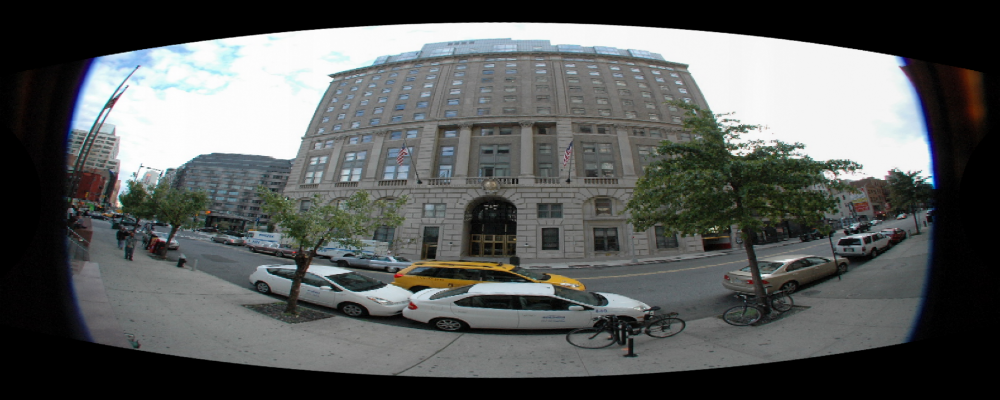
#> input picture _spherical_bilinear_test.png, 1000 x 400 px
$ python panoramik_duz.py --input _spherical_bilinear_test.png
#> lines starting #> are read from the running program, lines starting #| are printed output that depends on the picture; after the words box and inside, x2 and y2 are one past the last pixel; in counts of white or black regions, pixels touching at a corner belong together
import argparse
import os
import numpy as np
from PIL import Image


def sample_bilinear(img, x, y):
    h, w = img.shape[:2]
    x0 = np.floor(x).astype(np.int32)
    y0 = np.floor(y).astype(np.int32)
    x1 = x0 + 1
    y1 = y0 + 1

    x0 = np.clip(x0, 0, w - 1)
    x1 = np.clip(x1, 0, w - 1)
    y0 = np.clip(y0, 0, h - 1)
    y1 = np.clip(y1, 0, h - 1)

    wa = (x1 - x) * (y1 - y)
    wb = (x - x0) * (y1 - y)
    wc = (x1 - x) * (y - y0)
    wd = (x - x0) * (y - y0)

    ia = img[y0, x0]
    ib = img[y0, x1]
    ic = img[y1, x0]
    id_ = img[y1, x1]

    return (ia * wa[..., None] + ib * wb[..., None] + ic * wc[..., None] + id_ * wd[..., None]).astype(np.uint8)


def _active_bbox(mask):
    ys, xs = np.where(mask)
    if ys.size == 0:
        return None
    return int(xs.min()), int(ys.min()), int(xs.max()), int(ys.max())


def _crop_square_around_active(img, threshold=8):
    gray = img.mean(axis=2)
    mask = gray > threshold
    bbox = _active_bbox(mask)
    if bbox is None:
        return img

    x0, y0, x1, y1 = bbox
    cx = 0.5 * (x0 + x1)
    cy = 0.5 * (y0 + y1)
    side = int(max(x1 - x0 + 1, y1 - y0 + 1))
    side = max(side, 32)

    half = side * 0.5
    sx0 = int(np.floor(cx - half))
    sy0 = int(np.floor(cy - half))
    sx1 = sx0 + side
    sy1 = sy0 + side

    h, w = img.shape[:2]
    cx0 = max(sx0, 0)
    cy0 = max(sy0, 0)
    cx1 = min(sx1, w)
    cy1 = min(sy1, h)
    crop = img[cy0:cy1, cx0:cx1]

    if crop.shape[0] == side and crop.shape[1] == side:
        return crop

    out = np.zeros((side, side, 3), dtype=img.dtype)
    oy = max(0, -sy0)
    ox = max(0, -sx0)
    out[oy:oy + crop.shape[0], ox:ox + crop.shape[1]] = crop
    return out


def select_single_fisheye_lens(img, lens_mode="auto"):
    h, w = img.shape[:2]
    mode = lens_mode.lower()
    gray = img.mean(axis=2)
    mask = gray > 8

    if mode == "auto":
        if w >= 1.7 * h:
            left_score = mask[:, : w // 2].sum()
            right_score = mask[:, w // 2 :].sum()
            mode = "left" if left_score >= right_score else "right"
        elif h >= 1.7 * w:
            top_score = mask[: h // 2, :].sum()
            bottom_score = mask[h // 2 :, :].sum()
            mode = "top" if top_score >= bottom_score else "bottom"
        else:
            mode = "full"

    if mode == "full":
        return _crop_square_around_active(img), mode
    if mode == "left":
        return _crop_square_around_active(img[:, : w // 2]), mode
    if mode == "right":
        return _crop_square_around_active(img[:, w // 2 :]), mode
    if mode == "top":
        return _crop_square_around_active(img[: h // 2, :]), mode
    if mode == "bottom":
        return _crop_square_around_active(img[h // 2 :, :]), mode
    raise ValueError("lens mode geçersiz. full/left/right/top/bottom/auto kullan.")


def virtual_view_from_fisheye(
    fish_img,
    out_w=640,
    out_h=640,
    view_yaw_deg=0.0,
    view_pitch_deg=0.0,
    rect_fov_deg=90.0,
    fish_fov_deg=180.0,
):
    hs, ws = fish_img.shape[:2]
    cx_src = ws * 0.5
    cy_src = hs * 0.5
    radius_src = min(hs, ws) * 0.5

    rect_fov = np.deg2rad(rect_fov_deg)
    fish_fov = np.deg2rad(fish_fov_deg)
    theta_max = fish_fov * 0.5

    fx = (out_w * 0.5) / np.tan(rect_fov * 0.5)
    fy = fx
    cx = out_w * 0.5
    cy = out_h * 0.5

    u, v = np.meshgrid(np.arange(out_w), np.arange(out_h))
    x = (u - cx) / fx
    y = (v - cy) / fy
    z = np.ones_like(x)

    norm = np.sqrt(x * x + y * y + z * z)
    x /= norm
    y /= norm
    z /= norm

    yaw = np.deg2rad(view_yaw_deg)
    pitch = np.deg2rad(view_pitch_deg)

    cos_y, sin_y = np.cos(yaw), np.sin(yaw)
    cos_p, sin_p = np.cos(pitch), np.sin(pitch)

    x1 = cos_y * x + sin_y * z
    y1 = y
    z1 = -sin_y * x + cos_y * z

    x2 = x1
    y2 = cos_p * y1 - sin_p * z1
    z2 = sin_p * y1 + cos_p * z1

    theta = np.arccos(np.clip(z2, -1.0, 1.0))
    alpha = np.arctan2(y2, x2)
    r = (theta / theta_max) * radius_src

    xs = cx_src + r * np.cos(alpha)
    ys = cy_src + r * np.sin(alpha)

    valid = (theta <= theta_max)
    valid &= (xs >= 0) & (xs < ws - 1) & (ys >= 0) & (ys < hs - 1)

    out = np.zeros((out_h, out_w, 3), dtype=np.uint8)
    out[valid] = sample_bilinear(fish_img, xs[valid], ys[valid])
    return out, valid


def _panel_blend_weights(panel_w, overlap_px, is_first, is_last):
    weights = np.ones(panel_w, dtype=np.float32)
    if overlap_px > 0 and not is_first:
        weights[:overlap_px] = np.linspace(0.0, 1.0, overlap_px, dtype=np.float32)
    if overlap_px > 0 and not is_last:
        weights[-overlap_px:] = np.linspace(1.0, 0.0, overlap_px, dtype=np.float32)
    return weights


def multi_rectilinear_panorama(
    fish_img,
    out_w=2200,
    out_h=900,
    fish_fov_deg=180.0,
    pano_span_deg=160.0,
    pitch_deg=0.0,
    panel_count=6,
    overlap=0.35,
    panel_fov_deg=0.0,
    save_panels_dir=None,
):
    if panel_count < 2:
        raise ValueError("panel_count en az 2 olmalı.")
    if not (0.05 <= overlap < 0.8):
        raise ValueError("overlap 0.05 ile 0.8 arasında olmalı.")

    if panel_fov_deg <= 0:
        panel_fov_deg = pano_span_deg / (1.0 + (panel_count - 1) * (1.0 - overlap))

    step_yaw = panel_fov_deg * (1.0 - overlap)
    start_yaw = -0.5 * pano_span_deg + 0.5 * panel_fov_deg
    yaw_centers = [start_yaw + i * step_yaw for i in range(panel_count)]

    panel_w = int(round(out_w / (panel_count - (panel_count - 1) * overlap)))
    panel_w = max(panel_w, 64)
    overlap_px = int(round(panel_w * overlap))
    stride_px = panel_w - overlap_px
    stitched_w = panel_w + (panel_count - 1) * stride_px

    accum = np.zeros((out_h, stitched_w, 3), dtype=np.float32)
    wsum = np.zeros((out_h, stitched_w), dtype=np.float32)

    if save_panels_dir:
        os.makedirs(save_panels_dir, exist_ok=True)

    for i, yaw in enumerate(yaw_centers):
        panel, panel_valid = virtual_view_from_fisheye(
            fish_img,
            out_w=panel_w,
            out_h=out_h,
            view_yaw_deg=yaw,
            view_pitch_deg=pitch_deg,
            rect_fov_deg=panel_fov_deg,
            fish_fov_deg=fish_fov_deg,
        )

        if save_panels_dir:
            panel_path = os.path.join(save_panels_dir, f"panel_{i:02d}_yaw_{yaw:+.1f}.png")
            Image.fromarray(panel).save(panel_path)

        x0 = i * stride_px
        x1 = x0 + panel_w
        w1d = _panel_blend_weights(panel_w, overlap_px, i == 0, i == panel_count - 1)
        w2d = np.tile(w1d, (out_h, 1))
        w2d *= panel_valid.astype(np.float32)

        accum[:, x0:x1] += panel.astype(np.float32) * w2d[..., None]
        wsum[:, x0:x1] += w2d

    stitched = np.zeros_like(accum, dtype=np.uint8)
    valid = wsum > 1e-6
    stitched[valid] = (accum[valid] / wsum[valid, None]).astype(np.uint8)

    if stitched_w != out_w:
        start = max((stitched_w - out_w) // 2, 0)
        stitched = stitched[:, start:start + out_w]

    coverage_ratio = float((wsum > 1e-6).mean())
    return stitched, yaw_centers, panel_fov_deg, coverage_ratio


def main():
    parser = argparse.ArgumentParser()
    parser.add_argument("--input", required=True)
    parser.add_argument("--output", default="panoramik_duz.png")
    parser.add_argument("--fish-fov", type=float, default=180.0)
    parser.add_argument("--out-w", type=int, default=2200)
    parser.add_argument("--out-h", type=int, default=900)
    parser.add_argument("--span", type=float, default=160.0)
    parser.add_argument("--pitch", type=float, default=0.0)
    parser.add_argument("--panels", type=int, default=6)
    parser.add_argument("--overlap", type=float, default=0.35)
    parser.add_argument("--panel-fov", type=float, default=0.0)
    parser.add_argument("--save-panels-dir", default="")
    parser.add_argument("--lens", default="auto")
    args = parser.parse_args()

    raw_img = np.array(Image.open(args.input).convert("RGB"))
#> raw_img is the input picture: shape (400, 1000, 3); mean R, G, B 88.4, 91, 90.1
    fish_img, used_lens = select_single_fisheye_lens(raw_img, args.lens)
#> in select_single_fisheye_lens, `mask = gray > 8`:
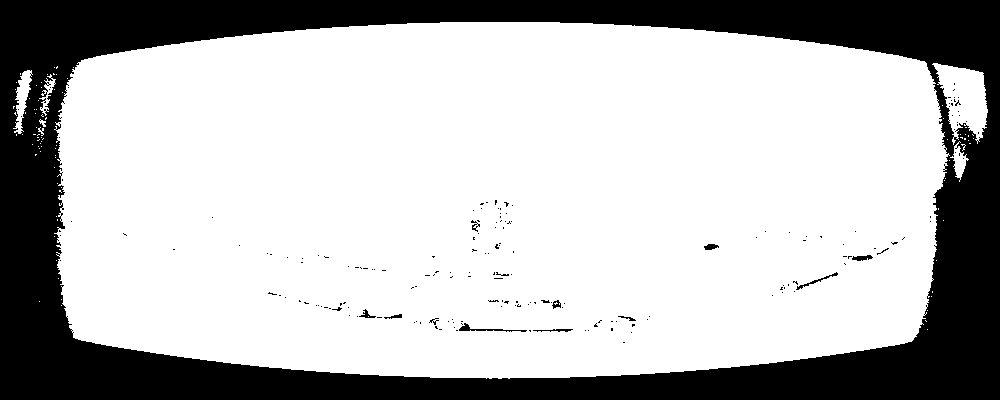
#> mask: shape (400, 1000) bool; 72.6% white; 187 black regions (174 under 20 px), largest, box (x1, y1, x2, y2) and area: (0, 0, 1000, 400) 108230, (459, 323, 527, 332) 152, (796, 272, 838, 290) 100
#> in select_single_fisheye_lens, `left_score = mask[:, : w // 2].sum()`: left_score = 144616
#> in select_single_fisheye_lens, `right_score = mask[:, w // 2 :].sum()`: right_score = 145917
#> in select_single_fisheye_lens, `mode = "left" if left_score >= right_score else "right"`: mode = 'right'
#> in _crop_square_around_active, `mask = gray > threshold`:
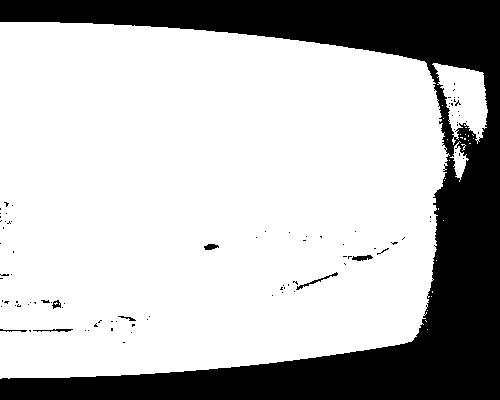
#> mask: shape (400, 500) bool; 73% white; 97 black regions (89 under 20 px), largest, box (x1, y1, x2, y2) and area: (0, 0, 500, 400) 53386, (296, 272, 338, 290) 100, (352, 255, 373, 261) 80
#> in _crop_square_around_active, `bbox = _active_bbox(mask)`: bbox = (0, 22, 487, 378)
#> in _crop_square_around_active, `x0, y0, x1, y1 = bbox`: x0 = 0; y0 = 22; x1 = 487; y1 = 378
#> in _crop_square_around_active, `cx = 0.5 * (x0 + x1)`: cx = 243.5
#> in _crop_square_around_active, `cy = 0.5 * (y0 + y1)`: cy = 200
#> in _crop_square_around_active, `side = int(max(x1 - x0 + 1, y1 - y0 + 1))`: side = 488
#> in _crop_square_around_active, `half = side * 0.5`: half = 244
#> in _crop_square_around_active, `sx0 = int(np.floor(cx - half))`: sx0 = -1
#> in _crop_square_around_active, `sy0 = int(np.floor(cy - half))`: sy0 = -44
#> in _crop_square_around_active, `sx1 = sx0 + side`: sx1 = 487
#> in _crop_square_around_active, `sy1 = sy0 + side`: sy1 = 444
#> in _crop_square_around_active, `cx0 = max(sx0, 0)`: cx0 = 0
#> in _crop_square_around_active, `cx1 = min(sx1, w)`: cx1 = 487
#> in _crop_square_around_active, `cy1 = min(sy1, h)`: cy1 = 400
#> in _crop_square_around_active, `crop = img[cy0:cy1, cx0:cx1]`:
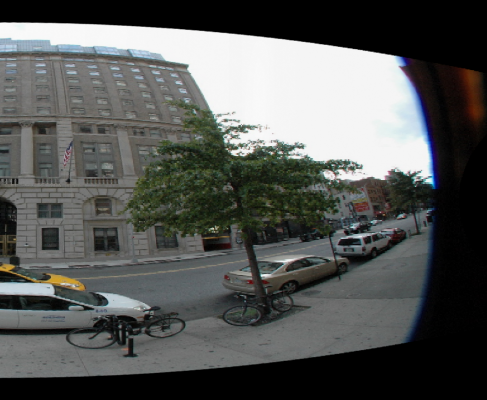
#> crop: shape (400, 487, 3); mean of channels 0, 1, 2 85.9, 87.9, 86; drawn as R, G, B
#> in _crop_square_around_active, `oy = max(0, -sy0)`: oy = 44
#> in _crop_square_around_active, `ox = max(0, -sx0)`: ox = 1
#> in _crop_square_around_active, `out[oy:oy + crop.shape[0], ox:ox + crop.shape[1]] = crop`:
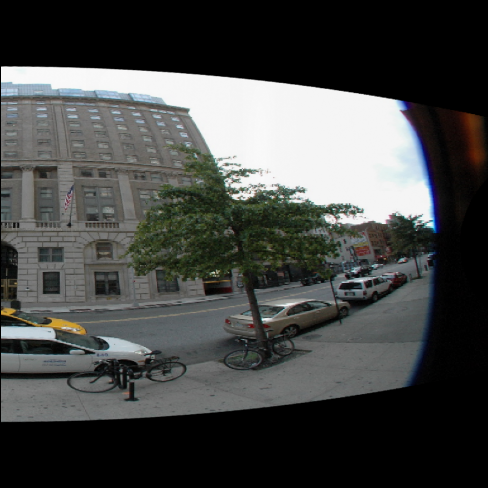
#> out: shape (488, 488, 3); mean of channels 0, 1, 2 70.3, 71.9, 70.3; drawn as R, G, B
#> used_lens = 'right'
    pano, yaw_centers, used_panel_fov, coverage_ratio = multi_rectilinear_panorama(
        fish_img,
        out_w=args.out_w,
        out_h=args.out_h,
        fish_fov_deg=args.fish_fov,
        pano_span_deg=args.span,
        pitch_deg=args.pitch,
        panel_count=args.panels,
        overlap=args.overlap,
        panel_fov_deg=args.panel_fov,
        save_panels_dir=args.save_panels_dir if args.save_panels_dir else None,
    )
#> after the loop in multi_rectilinear_panorama, `for i, yaw in enumerate(yaw_centers):`:
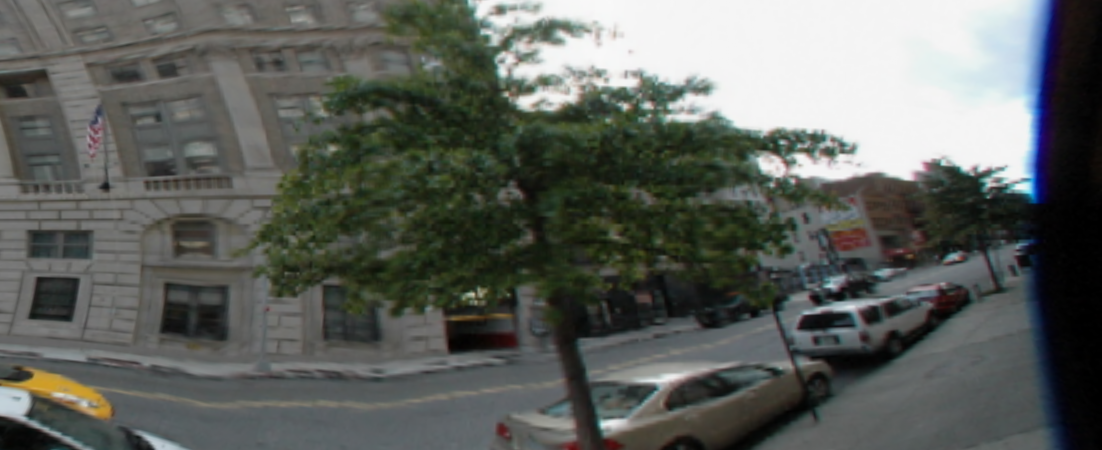
#> accum: shape (900, 2203, 3) float32 (shown at 1/2 size); mean of channels 0, 1, 2 94.3, 97.8, 93.2; drawn as R, G, B
#> after the loop in multi_rectilinear_panorama, `for i, yaw in enumerate(yaw_centers):`:
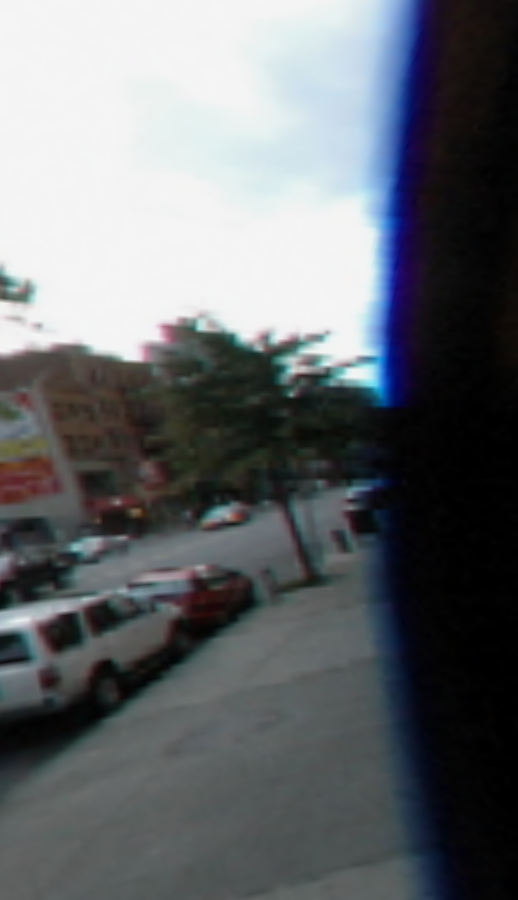
#> panel: shape (900, 518, 3); mean of channels 0, 1, 2 102.8, 106.4, 110.1; drawn as R, G, B
#> after the loop in multi_rectilinear_panorama, `for i, yaw in enumerate(yaw_centers):`:
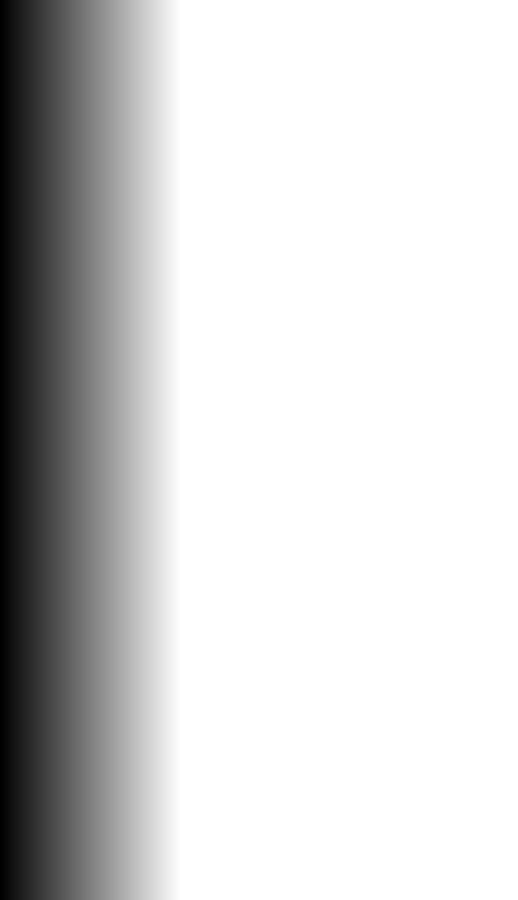
#> w2d: shape (900, 518) float32; min 0, max 1, mean 0.825
#> after the loop in multi_rectilinear_panorama, `for i, yaw in enumerate(yaw_centers):`: wsum: shape (900, 2203) float32; every value is 1
#> in multi_rectilinear_panorama, `valid = wsum > 1e-6`: valid: shape (900, 2203) bool; every value is 1
#> in multi_rectilinear_panorama, `coverage_ratio = float((wsum > 1e-6).mean())`: coverage_ratio = 1
#> yaw_centers = [-61.18, -36.71, -12.24, 12.24, 36.71, 61.18]; used_panel_fov = 37.65; coverage_ratio = 1

    Image.fromarray(pano).save(args.output)

    print("Tamamlandı")
    print("Çıktı:", os.path.abspath(args.output))
    print("Lens seçimi:", used_lens)
#| Lens seçimi: right
    print("İşlenen boyut:", f"{fish_img.shape[1]}x{fish_img.shape[0]}")
#| İşlenen boyut: 488x488
    print("Panel sayısı:", args.panels)
    print("Kullanılan panel FOV:", f"{used_panel_fov:.2f}°")
#| Kullanılan panel FOV: 37.65°
    print("Geçerli piksel oranı:", f"{coverage_ratio * 100:.2f}%")
#| Geçerli piksel oranı: 100.00%
    print("Yaw merkezleri:", ", ".join(f"{y:+.1f}" for y in yaw_centers))
#| Yaw merkezleri: -61.2, -36.7, -12.2, +12.2, +36.7, +61.2


if __name__ == "__main__":
    main()

$ run again, on pano_spherical.png
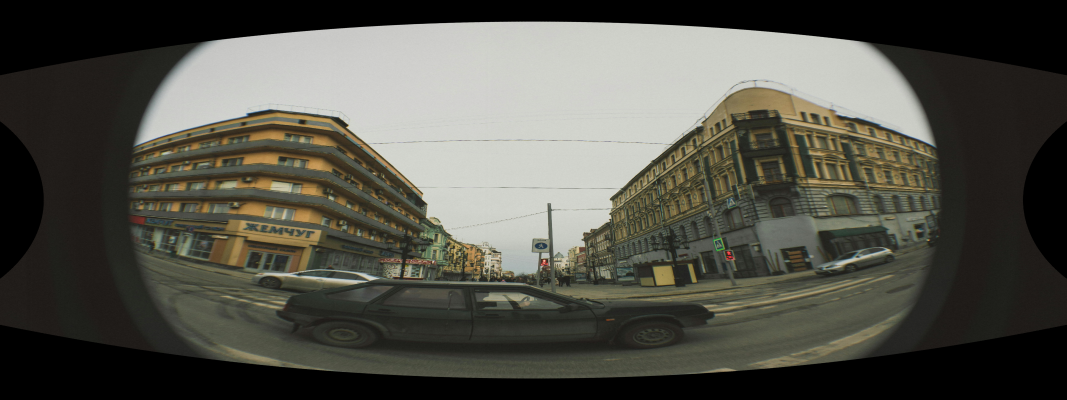
#> input picture pano_spherical.png, 3200 x 1200 px (shown at 1/3 size)
#> in main, raw_img is the input picture: shape (1200, 3200, 3); mean R, G, B 82.4, 81.7, 73.3
#> in select_single_fisheye_lens, `mask = gray > 8`:
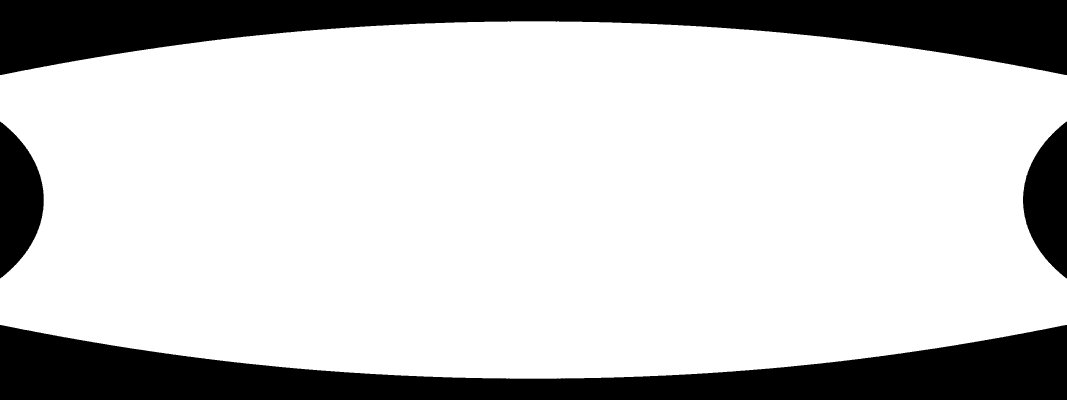
#> mask: shape (1200, 3200) bool (shown at 1/3 size); 78.2% white; 4 black regions, box (x1, y1, x2, y2) and area: (0, 0, 3200, 225) 375577, (0, 975, 3200, 1200) 375017, (0, 365, 131, 835) 42511, (3069, 365, 3200, 835) 42287
#> left_score = 1502179
#> right_score = 1502429
#> mode = 'right'
#> bbox = (0, 64, 1599, 1135)
#> x0 = 0; y0 = 64; x1 = 1599; y1 = 1135
#> cx = 799.5
#> cy = 599.5
#> side = 1600
#> half = 800
#> sx0 = -1
#> sy0 = -201
#> sx1 = 1599
#> sy1 = 1399
#> cx0 = 0
#> cx1 = 1599
#> cy1 = 1200
#> oy = 201
#> ox = 1
#> used_lens = 'right'
#> after the loop in multi_rectilinear_panorama, `for i, yaw in enumerate(yaw_centers):`:
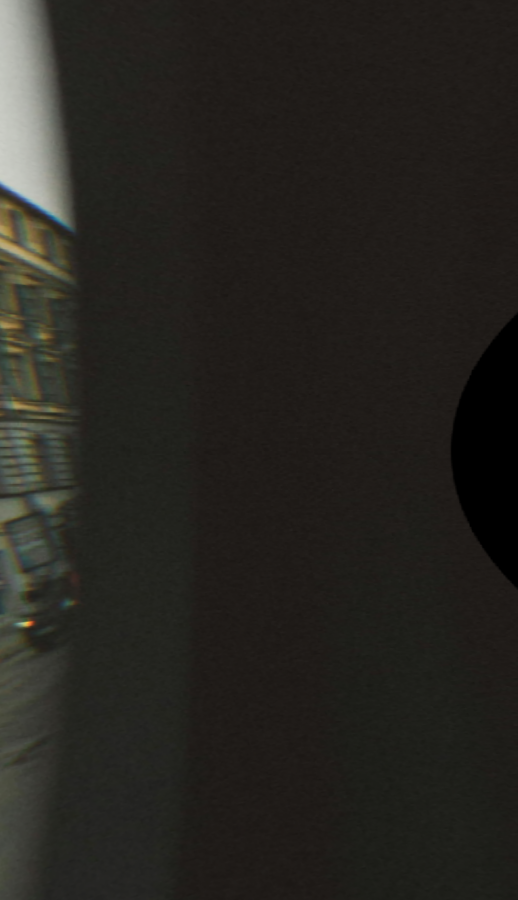
#> panel: shape (900, 518, 3); mean of channels 0, 1, 2 38.1, 36.3, 31.8; drawn as R, G, B
#> valid: shape (900, 2203) bool; every value is 1
#> in multi_rectilinear_panorama, `coverage_ratio = float((wsum > 1e-6).mean())`: coverage_ratio = 1
#> in main, `pano, yaw_centers, used_panel_fov, coverage_ratio = multi_rectilinear_..`: yaw_centers = [-61.18, -36.71, -12.24, 12.24, 36.71, 61.18]; used_panel_fov = 37.65; coverage_ratio = 1
#| Lens seçimi: right
#| İşlenen boyut: 1600x1600
#| Kullanılan panel FOV: 37.65°
#| Geçerli piksel oranı: 100.00%
#| Yaw merkezleri: -61.2, -36.7, -12.2, +12.2, +36.7, +61.2
